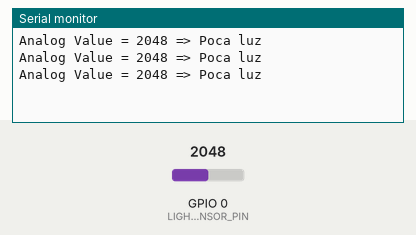
This sketch was run on a simulated ESP32. Parts: the last lines printed to the serial monitor. The test bench sets the inputs (shaded band); at power-on: GPIO 0 (LIGHT_SENSOR_PIN) = 2048.

Above: at 1.3 s.
1.4 s: GPIO 0 (LIGHT_SENSOR_PIN) set to 1960
At 1.9 s:
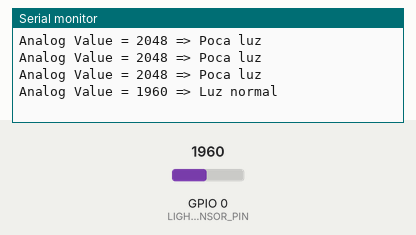
3.5 s: GPIO 0 (LIGHT_SENSOR_PIN) set to 760
At 3.9 s:
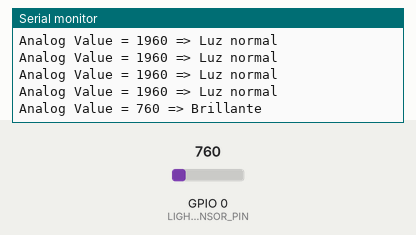
5.5 s: GPIO 0 (LIGHT_SENSOR_PIN) set to 0
At 5.9 s:
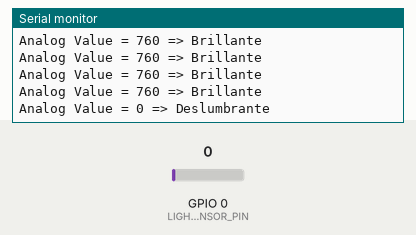
7.5 s: GPIO 0 (LIGHT_SENSOR_PIN) set to 3240
At 7.9 s:
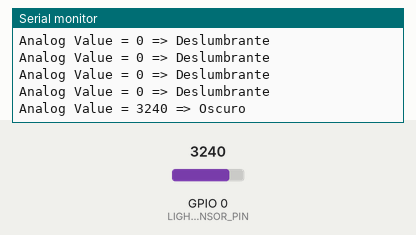

Measured:
- after the input at 1.4 s, the serial monitor: prints a new line after 0.10 s (image 1)
- after the input at 3.5 s, the serial monitor: prints a new line at once (image 2)
- after the input at 5.5 s, the serial monitor: prints a new line at once (image 3)
- after the input at 7.5 s, the serial monitor: prints a new line at once (image 4)

The sketch:

SENSORDELUZ.ino
```cpp
#define LIGHT_SENSOR_PIN 0 // ESP32 pin GIOP36 (ADC0)

void setup() {
  Serial.begin(9600);
}

void loop() {
  int analogValue = analogRead(LIGHT_SENSOR_PIN);

  Serial.print("Analog Value = ");
  Serial.print(analogValue);   // the raw analog reading

  // We'll have a few threshholds, qualitatively determined
  if (analogValue < 40) {
    Serial.println(" => Deslumbrante");
  } else if (analogValue < 800) {
    Serial.println(" => Brillante");
  } else if (analogValue < 2000) {
    Serial.println(" => Luz normal");
  } else if (analogValue < 3200) {
    Serial.println(" => Poca luz");
  } else {
    Serial.println(" => Oscuro");
  }

  delay(500);
}
```
